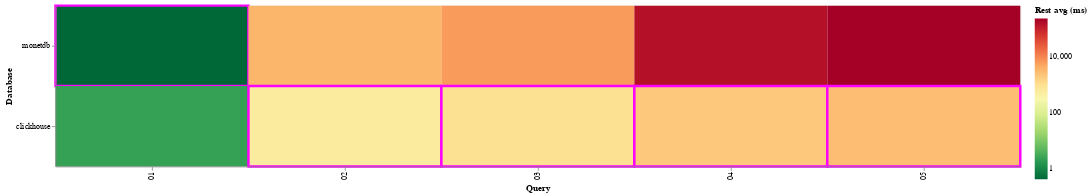

Source (notebook cell):
### Code cell
df = db.execute(
    """
WITH query_events AS (
    SELECT
        b.db,
        e.benchmark_id,
        e.name,
        e.time,
        e.type
    FROM event e
    JOIN benchmark b ON e.benchmark_id = b.id
    WHERE b.suite = (?)
      AND b.deleted_at is NULL
      AND e.name ~ '^query_.*_iteration_[0-9]+$'
),
paired AS (
    SELECT
        s.db,
        REGEXP_REPLACE(s.name, '_iteration_[0-9]+$', '') AS base_query,
        CAST(REGEXP_EXTRACT(s.name, '_iteration_([0-9]+)$', 1) AS INTEGER) AS iteration,
        epoch(e.time - s.time) AS duration_seconds
    FROM query_events s
    JOIN query_events e
      ON s.db = e.db
     AND s.benchmark_id = e.benchmark_id
     AND s.name = e.name
     AND s.type = 'start'
     AND e.type = 'end'
),
aggregated AS (
    SELECT
        db,
        base_query,
        MAX(CASE WHEN iteration = 1 THEN duration_seconds END) AS first_seconds,
        AVG(CASE WHEN iteration > 1 THEN duration_seconds END) AS rest_avg_seconds,
        STDDEV_SAMP(CASE WHEN iteration > 1 THEN duration_seconds END) AS rest_stddev_seconds,
        COUNT(*) FILTER (WHERE iteration > 1) AS rest_runs
    FROM paired
    GROUP BY db, base_query
)
SELECT
	db,
	base_query as query,
	1000 * ROUND(first_seconds, 4) AS first_ms,
	1000 * ROUND(rest_avg_seconds, 4) AS rest_avg_ms,
	1000 * ROUND(rest_stddev_seconds, 4) AS rest_stddev_ms,
	rest_runs
FROM
	aggregated
ORDER BY
	query;

""",
    [SUITE],
).pl()


df = df.with_columns(
    pl.col.query.str.strip_prefix("query_").str.split("_").list.first().alias("query"),
    (pl.col.rest_runs + 1).alias("runs"),
)

# df = df.filter(pl.col.db.is_in(["questdb", "monetdb", "timescaledb"]))

metric: Literal["first", "rest"] = "rest"


dff = (
    df.group_by("query")
    .agg(pl.col("rest_avg_ms" if metric == "rest" else "first_ms").min().alias("best"))
    .join(df, on="query")
    .with_columns((pl.col("rest_avg_ms" if metric == "rest" else "first_ms") == pl.col("best")).alias("is_fastest"))
    .drop("best")
)


if SUITE == "clickbench":
    dff = dff.sort(pl.col.query.str.strip_prefix("Q").cast(pl.Int32))


query_order = dff["query"].to_list()

db_order = (
    dff.filter(pl.col("is_fastest")).group_by("db").len().sort("len", descending=True).get_column("db").to_list()
)[::-1]


for missing in sorted(set(dff.unique("db").get_column("db").to_list()) - set(db_order), reverse=True):
    db_order = [missing] + db_order

heatmap = (
    alt.Chart(dff)
    .mark_rect()
    .encode(
        y=alt.Y("db:N", title="Database", sort=db_order),
        x=alt.X("query:N", title="Query", sort=query_order),
        color=alt.Color(
            "first_ms:Q",
            title="First (ms)",
            scale=alt.Scale(scheme="redyellowgreen", type="log", reverse=True),
        )
        if metric == "first"
        else alt.Color(
            "rest_avg_ms:Q",
            title="Rest avg (ms)",
            scale=alt.Scale(scheme="redyellowgreen", type="log", reverse=True),
        ),
        stroke=alt.condition(
            "datum.is_fastest",
            alt.value("magenta"),
            alt.value("none"),
        ),
        strokeWidth=alt.condition(
            "datum.is_fastest",
            alt.value(3),
            alt.value(0),
        ),
        tooltip=[
            alt.Tooltip("db:N", title="Database"),
            alt.Tooltip("query:N", title="Query"),
            alt.Tooltip("rest_avg_ms:Q", title="Rest avg (ms)"),
            alt.Tooltip("rest_stddev_ms:Q", title="Rest stddev (ms)"),
            alt.Tooltip("first_ms:Q", title="First run (ms)"),
            alt.Tooltip("runs:Q", title="Number of runs"),
        ],
    )
    .properties(width=1200, height=200)
)


heatmap

### Figure 1 — Vega-Lite specification as saved in the notebook (floating-point values rounded to 4 significant figures)
{"config": {"view": {"continuousWidth": 300, "continuousHeight": 300}}, "data": {"name": "data-a0ce9dde917eb4d1e327fd57bd9377f9"}, "mark": {"type": "rect"}, "encoding": {"color": {"field": "rest_avg_ms", "scale": {"reverse": true, "scheme": "redyellowgreen", "type": "log"}, "title": "Rest avg (ms)", "type": "quantitative"}, "stroke": {"condition": {"test": "datum.is_fastest", "value": "magenta"}, "value": "none"}, "strokeWidth": {"condition": {"test": "datum.is_fastest", "value": 3}, "value": 0}, "tooltip": [{"field": "db", "title": "Database", "type": "nominal"}, {"field": "query", "title": "Query", "type": "nominal"}, {"field": "rest_avg_ms", "title": "Rest avg (ms)", "type": "quantitative"}, {"field": "rest_stddev_ms", "title": "Rest stddev (ms)", "type": "quantitative"}, {"field": "first_ms", "title": "First run (ms)", "type": "quantitative"}, {"field": "runs", "title": "Number of runs", "type": "quantitative"}], "x": {"field": "query", "sort": ["01", "01", "02", "02", "03", "03", "04", "04", "05", "05"], "title": "Query", "type": "nominal"}, "y": {"field": "db", "sort": ["monetdb", "clickhouse"], "title": "Database", "type": "nominal"}}, "height": 200, "width": 1200, "$schema": "https://vega.github.io/schema/vega-lite/v5.20.1.json", "datasets": {"data-a0ce9dde917eb4d1e327fd57bd9377f9": [{"query": "01", "db": "monetdb", "first_ms": 41.0, "rest_avg_ms": 0.4, "rest_stddev_ms": 0.1, "rest_runs": 9, "runs": 10, "is_fastest": true}, {"query": "01", "db": "clickhouse", "first_ms": 51.1, "rest_avg_ms": 2.2, "rest_stddev_ms": 0.3, "rest_runs": 9, "runs": 10, "is_fastest": false}, {"query": "02", "db": "monetdb", "first_ms": 3282.0, "rest_avg_ms": 3289.0, "rest_stddev_ms": 129.5, "rest_runs": 2, "runs": 3, "is_fastest": false}, {"query": "02", "db": "clickhouse", "first_ms": 686.5, "rest_avg_ms": 543.9, "rest_stddev_ms": 18.6, "rest_runs": 2, "runs": 3, "is_fastest": true}, {"query": "03", "db": "monetdb", "first_ms": 6172.0, "rest_avg_ms": 6153.0, "rest_stddev_ms": 42.4, "rest_runs": 2, "runs": 3, "is_fastest": false}, {"query": "03", "db": "clickhouse", "first_ms": 913.0, "rest_avg_ms": 917.3, "rest_stddev_ms": 1.5, "rest_runs": 2, "runs": 3, "is_fastest": true}, {"query": "04", "db": "monetdb", "first_ms": 118400.0, "rest_avg_ms": 150500.0, "rest_stddev_ms": 4596.0, "rest_runs": 2, "runs": 3, "is_fastest": false}, {"query": "04", "db": "clickhouse", "first_ms": 2039.0, "rest_avg_ms": 1993.0, "rest_stddev_ms": 32.0, "rest_runs": 2, "runs": 3, "is_fastest": true}, {"query": "05", "db": "monetdb", "first_ms": 246700.0, "rest_avg_ms": 228500.0, "rest_stddev_ms": 23210.0, "rest_runs": 2, "runs": 3, "is_fastest": false}, {"query": "05", "db": "clickhouse", "first_ms": 2408.0, "rest_avg_ms": 2601.0, "rest_stddev_ms": 342.7, "rest_runs": 2, "runs": 3, "is_fastest": true}]}}
